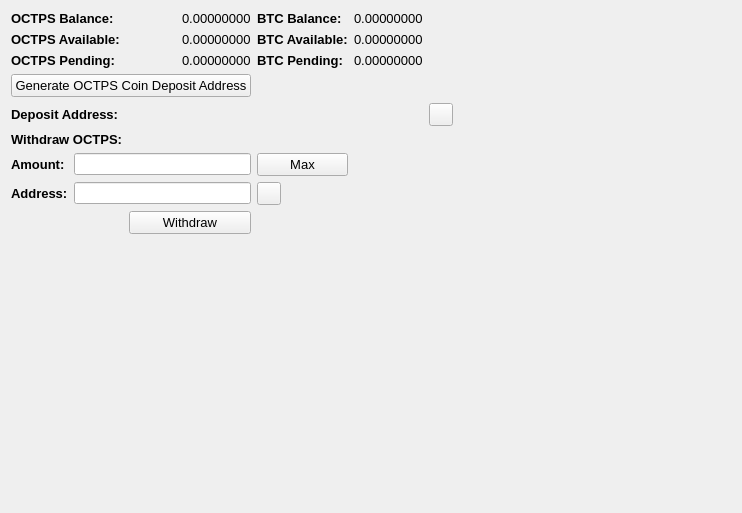
     <widget class="QWidget" name="BalanceTab">
      <attribute name="title">
       <string>Balance</string>
      </attribute>
      <layout class="QGridLayout" name="gridLayout_2">
       <item row="0" column="0" colspan="2">
        <widget class="QLabel" name="label_11">
         <property name="font">
          <font>
           <pointsize>10</pointsize>
           <weight>75</weight>
           <bold>true</bold>
          </font>
         </property>
         <property name="text">
          <string>OCTPS Balance:</string>
         </property>
        </widget>
       </item>
       <item row="0" column="3">
        <widget class="QLabel" name="OCTPSBalanceLabel">
         <property name="font">
          <font>
           <pointsize>10</pointsize>
          </font>
         </property>
         <property name="text">
          <string>0.00000000</string>
         </property>
         <property name="textInteractionFlags">
          <set>Qt::LinksAccessibleByMouse|Qt::TextSelectableByMouse</set>
         </property>
        </widget>
       </item>
       <item row="0" column="4">
        <widget class="QLabel" name="label_12">
         <property name="font">
          <font>
           <pointsize>10</pointsize>
           <weight>75</weight>
           <bold>true</bold>
          </font>
         </property>
         <property name="text">
          <string>BTC Balance:</string>
         </property>
        </widget>
       </item>
       <item row="0" column="5">
        <widget class="QLabel" name="BitcoinBalanceLabel">
         <property name="font">
          <font>
           <pointsize>10</pointsize>
          </font>
         </property>
         <property name="text">
          <string>0.00000000</string>
         </property>
         <property name="textInteractionFlags">
          <set>Qt::LinksAccessibleByMouse|Qt::TextSelectableByMouse</set>
         </property>
        </widget>
       </item>
       <item row="0" column="7" rowspan="10">
        <spacer name="horizontalSpacer_4">
         <property name="orientation">
          <enum>Qt::Horizontal</enum>
         </property>
         <property name="sizeHint" stdset="0">
          <size>
           <width>278</width>
           <height>288</height>
          </size>
         </property>
        </spacer>
       </item>
       <item row="1" column="0" colspan="2">
        <widget class="QLabel" name="label_13">
         <property name="font">
          <font>
           <pointsize>10</pointsize>
           <weight>75</weight>
           <bold>true</bold>
          </font>
         </property>
         <property name="text">
          <string>OCTPS Available:</string>
         </property>
        </widget>
       </item>
       <item row="1" column="3">
        <widget class="QLabel" name="OCTPSAvailableLabel_2">
         <property name="font">
          <font>
           <pointsize>10</pointsize>
          </font>
         </property>
         <property name="text">
          <string>0.00000000</string>
         </property>
         <property name="textInteractionFlags">
          <set>Qt::LinksAccessibleByMouse|Qt::TextSelectableByMouse</set>
         </property>
        </widget>
       </item>
       <item row="1" column="4">
        <widget class="QLabel" name="label_15">
         <property name="font">
          <font>
           <pointsize>10</pointsize>
           <weight>75</weight>
           <bold>true</bold>
          </font>
         </property>
         <property name="text">
          <string>BTC Available:</string>
         </property>
        </widget>
       </item>
       <item row="1" column="5">
        <widget class="QLabel" name="BitcoinAvailableLabel">
         <property name="font">
          <font>
           <pointsize>10</pointsize>
          </font>
         </property>
         <property name="text">
          <string>0.00000000</string>
         </property>
         <property name="textInteractionFlags">
          <set>Qt::LinksAccessibleByMouse|Qt::TextSelectableByMouse</set>
         </property>
        </widget>
       </item>
       <item row="2" column="0" colspan="2">
        <widget class="QLabel" name="label_14">
         <property name="font">
          <font>
           <pointsize>10</pointsize>
           <weight>75</weight>
           <bold>true</bold>
          </font>
         </property>
         <property name="text">
          <string>OCTPS Pending:</string>
         </property>
        </widget>
       </item>
       <item row="2" column="3">
        <widget class="QLabel" name="OCTPSPendingLabel">
         <property name="font">
          <font>
           <pointsize>10</pointsize>
          </font>
         </property>
         <property name="text">
          <string>0.00000000</string>
         </property>
         <property name="textInteractionFlags">
          <set>Qt::LinksAccessibleByMouse|Qt::TextSelectableByMouse</set>
         </property>
        </widget>
       </item>
       <item row="2" column="4">
        <widget class="QLabel" name="label_31">
         <property name="font">
          <font>
           <pointsize>10</pointsize>
           <weight>75</weight>
           <bold>true</bold>
          </font>
         </property>
         <property name="text">
          <string>BTC Pending:</string>
         </property>
        </widget>
       </item>
       <item row="2" column="5">
        <widget class="QLabel" name="BitcoinPendingLabel">
         <property name="font">
          <font>
           <pointsize>10</pointsize>
          </font>
         </property>
         <property name="text">
          <string>0.00000000</string>
         </property>
         <property name="textInteractionFlags">
          <set>Qt::LinksAccessibleByMouse|Qt::TextSelectableByMouse</set>
         </property>
        </widget>
       </item>
       <item row="3" column="0" colspan="4">
        <widget class="QPushButton" name="GenDepositBTN">
         <property name="font">
          <font>
           <pointsize>10</pointsize>
          </font>
         </property>
         <property name="text">
          <string>Generate OCTPS Coin Deposit Address</string>
         </property>
        </widget>
       </item>
       <item row="4" column="0" colspan="3">
        <widget class="QLabel" name="label_33">
         <property name="font">
          <font>
           <pointsize>10</pointsize>
           <weight>75</weight>
           <bold>true</bold>
          </font>
         </property>
         <property name="text">
          <string>Deposit Address:</string>
         </property>
        </widget>
       </item>
       <item row="4" column="3" colspan="3">
        <widget class="QLabel" name="DepositAddressLabel">
         <property name="minimumSize">
          <size>
           <width>200</width>
           <height>0</height>
          </size>
         </property>
         <property name="palette">
          <palette>
           <active>
            <colorrole role="WindowText">
             <brush brushstyle="SolidPattern">
              <color alpha="255">
               <red>0</red>
               <green>0</green>
               <blue>0</blue>
              </color>
             </brush>
            </colorrole>
            <colorrole role="Text">
             <brush brushstyle="SolidPattern">
              <color alpha="255">
               <red>0</red>
               <green>0</green>
               <blue>255</blue>
              </color>
             </brush>
            </colorrole>
           </active>
           <inactive>
            <colorrole role="WindowText">
             <brush brushstyle="SolidPattern">
              <color alpha="255">
               <red>0</red>
               <green>0</green>
               <blue>0</blue>
              </color>
             </brush>
            </colorrole>
            <colorrole role="Text">
             <brush brushstyle="SolidPattern">
              <color alpha="255">
               <red>0</red>
               <green>0</green>
               <blue>255</blue>
              </color>
             </brush>
            </colorrole>
           </inactive>
           <disabled>
            <colorrole role="WindowText">
             <brush brushstyle="SolidPattern">
              <color alpha="255">
               <red>120</red>
               <green>120</green>
               <blue>120</blue>
              </color>
             </brush>
            </colorrole>
            <colorrole role="Text">
             <brush brushstyle="SolidPattern">
              <color alpha="255">
               <red>120</red>
               <green>120</green>
               <blue>120</blue>
              </color>
             </brush>
            </colorrole>
           </disabled>
          </palette>
         </property>
         <property name="font">
          <font>
           <pointsize>10</pointsize>
           <weight>75</weight>
           <bold>true</bold>
          </font>
         </property>
         <property name="text">
          <string/>
         </property>
         <property name="alignment">
          <set>Qt::AlignRight|Qt::AlignTrailing|Qt::AlignVCenter</set>
         </property>
         <property name="textInteractionFlags">
          <set>Qt::LinksAccessibleByMouse|Qt::TextSelectableByKeyboard|Qt::TextSelectableByMouse</set>
         </property>
        </widget>
       </item>
       <item row="4" column="6">
        <widget class="QToolButton" name="DepositCopyButton">
         <property name="toolTip">
          <string>Copy to clipboard</string>
         </property>
         <property name="text">
          <string/>
         </property>
         <property name="icon">
          <iconset resource="../bitcoin.qrc">
           <normaloff>:/icons/editcopy</normaloff>:/icons/editcopy</iconset>
         </property>
         <property name="shortcut">
          <string>Alt+P</string>
         </property>
        </widget>
       </item>
       <item row="5" column="0" colspan="2">
        <widget class="QLabel" name="label_34">
         <property name="font">
          <font>
           <pointsize>10</pointsize>
           <weight>75</weight>
           <bold>true</bold>
          </font>
         </property>
         <property name="text">
          <string>Withdraw OCTPS:</string>
         </property>
        </widget>
       </item>
       <item row="6" column="0">
        <widget class="QLabel" name="label_26">
         <property name="font">
          <font>
           <pointsize>10</pointsize>
           <weight>75</weight>
           <bold>true</bold>
          </font>
         </property>
         <property name="text">
          <string>Amount:</string>
         </property>
        </widget>
       </item>
       <item row="6" column="1" colspan="3">
        <widget class="QLineEdit" name="WithdrawUnitsInput">
         <property name="font">
          <font>
           <pointsize>9</pointsize>
           <weight>75</weight>
           <bold>true</bold>
          </font>
         </property>
         <property name="text">
          <string/>
         </property>
        </widget>
       </item>
       <item row="6" column="4">
        <widget class="QPushButton" name="Withdraw_Max_Amount">
         <property name="font">
          <font>
           <pointsize>10</pointsize>
          </font>
         </property>
         <property name="text">
          <string>Max</string>
         </property>
        </widget>
       </item>
       <item row="7" column="0">
        <widget class="QLabel" name="label_10">
         <property name="font">
          <font>
           <pointsize>10</pointsize>
           <weight>75</weight>
           <bold>true</bold>
          </font>
         </property>
         <property name="text">
          <string>Address:</string>
         </property>
        </widget>
       </item>
       <item row="7" column="1" colspan="3">
        <widget class="QLineEdit" name="WithdrawAddress">
         <property name="font">
          <font>
           <pointsize>9</pointsize>
           <weight>75</weight>
           <bold>true</bold>
          </font>
         </property>
        </widget>
       </item>
       <item row="7" column="4">
        <widget class="QToolButton" name="WithdrawPasteButton">
         <property name="toolTip">
          <string>Paste from clipboard</string>
         </property>
         <property name="text">
          <string/>
         </property>
         <property name="icon">
          <iconset resource="../bitcoin.qrc">
           <normaloff>:/icons/editpaste</normaloff>:/icons/editpaste</iconset>
         </property>
         <property name="shortcut">
          <string>Alt+P</string>
         </property>
        </widget>
       </item>
       <item row="8" column="2" colspan="2">
        <widget class="QPushButton" name="WithdrawUnitsBtn">
         <property name="font">
          <font>
           <pointsize>10</pointsize>
          </font>
         </property>
         <property name="text">
          <string>Withdraw</string>
         </property>
        </widget>
       </item>
       <item row="9" column="0" colspan="6">
        <spacer name="verticalSpacer">
         <property name="orientation">
          <enum>Qt::Vertical</enum>
         </property>
         <property name="sizeHint" stdset="0">
          <size>
           <width>228</width>
           <height>262</height>
          </size>
         </property>
        </spacer>
       </item>
      </layout>
      <zorder>label_31</zorder>
      <zorder>label_15</zorder>
      <zorder>label_12</zorder>
      <zorder>label_14</zorder>
      <zorder>label_13</zorder>
      <zorder>label_11</zorder>
      <zorder>BitcoinBalanceLabel</zorder>
      <zorder>OCTPSBalanceLabel</zorder>
      <zorder>OCTPSAvailableLabel_2</zorder>
      <zorder>OCTPSPendingLabel</zorder>
      <zorder>BitcoinAvailableLabel</zorder>
      <zorder>BitcoinPendingLabel</zorder>
      <zorder>label_33</zorder>
      <zorder>GenDepositBTN</zorder>
      <zorder>DepositAddressLabel</zorder>
      <zorder>Withdraw_Max_Amount</zorder>
      <zorder>label_34</zorder>
      <zorder>WithdrawUnitsInput</zorder>
      <zorder>label_10</zorder>
      <zorder>label_26</zorder>
      <zorder>WithdrawAddress</zorder>
      <zorder>WithdrawUnitsBtn</zorder>
      <zorder>horizontalSpacer_4</zorder>
      <zorder>verticalSpacer</zorder>
      <zorder>WithdrawPasteButton</zorder>
      <zorder>DepositCopyButton</zorder>
     </widget>
